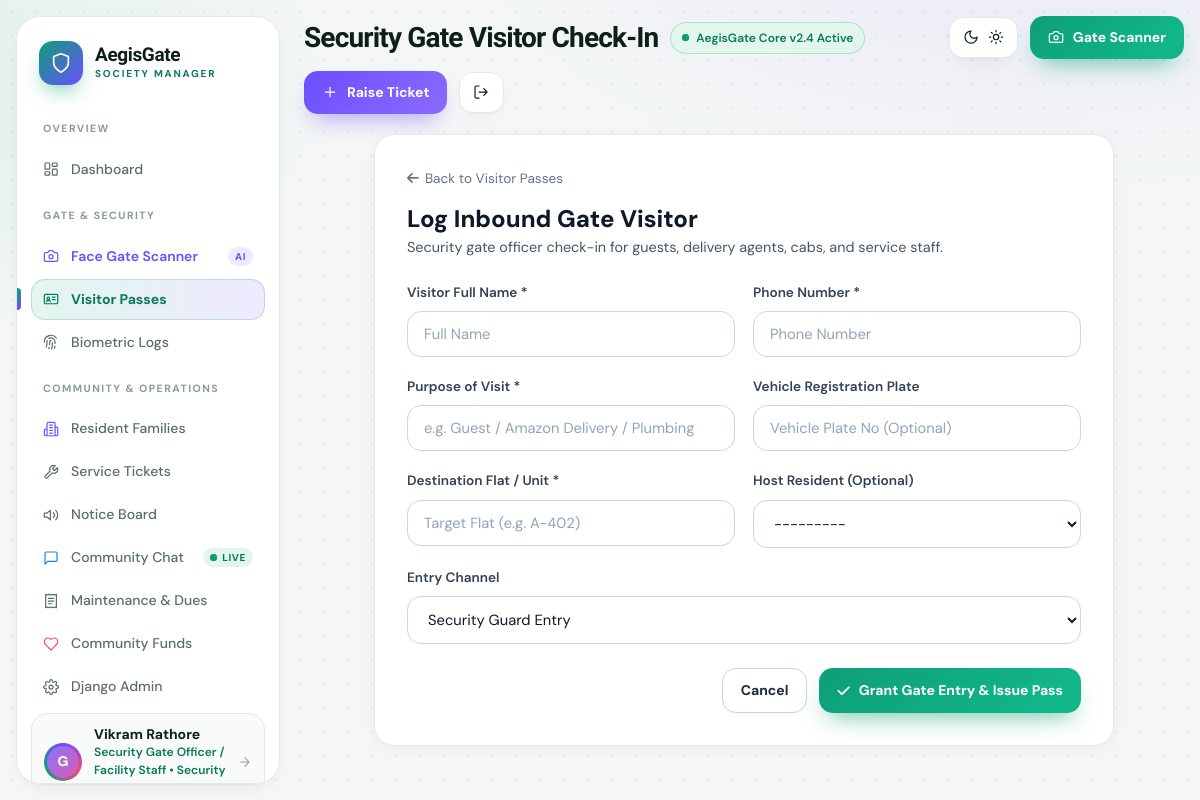
The page /visitors/checkin/ (signed in) on the database its author committed.
### society_app/models.py (models this page shows, shortened)
class User(AbstractUser):
    ROLE_CHOICES = (
        ('ADMIN', 'Society Admin / Committee Board'),
        ('STAFF', 'Security Gate Officer / Facility Staff'),
        ('RESIDENT', 'Resident Member'),
    )
    role = models.CharField(max_length=20, choices=ROLE_CHOICES, default='RESIDENT')
    phone_number = models.CharField(max_length=20, blank=True)
    flat_number = models.CharField(max_length=20, blank=True, help_text="e.g. A-402")
    block_tower = models.CharField(max_length=50, blank=True, help_text="e.g. Tower 1 / Emerald Block")
    family_members_count = models.PositiveIntegerField(
        default=1,
        blank=True,
        null=True,
        help_text="Total number of family members residing in this unit"
    )
    family_details = models.TextField(
        blank=True,
        default='',
        help_text="Family members description with names and ages (e.g. Jane Doe - Age 34, Tommy Doe - Age 8)"
    )
    lives_here = models.BooleanField(
        default=True,
        help_text="Specifies whether staff/resident lives on premises"
    )
    avatar = models.ImageField(upload_to='avatars/', blank=True, null=True)
    face_photo = models.ImageField(upload_to='face_profiles/', blank=True, null=True, help_text="Reference face photo for gate recognition")
    face_encoding = models.TextField(blank=True, null=True, help_text="Serialized facial feature descriptor")
    vehicle_number = models.CharField(max_length=30, blank=True, help_text="e.g. KA-01-MJ-4521")
    emergency_contact = models.CharField(max_length=50, blank=True)
    is_verified_resident = models.BooleanField(default=True)
    google_id = models.CharField(max_length=150, blank=True, null=True, help_text="Google OAuth UID/Sub")
    google_avatar_url = models.URLField(max_length=500, blank=True, null=True)
    is_google_verified = models.BooleanField(default=False)
    @property
    def is_admin_role(self):
        return self.role == 'ADMIN' or self.is_superuser
    @property
    def is_staff_role(self):
        return self.role in ['ADMIN', 'STAFF'] or self.is_staff
    def __str__(self):
        unit = f" [{self.flat_number}]" if self.flat_number else ""
        return f"{self.get_full_name() or self.username} ({self.get_role_display()}){unit}"

### society_app/views.py (the view)
# urls.py: path('visitors/checkin/', views.visitor_checkin_view, name='visitor_checkin'),
@login_required
def visitor_checkin_view(request):
    if not (request.user.is_admin_role or request.user.is_staff_role):
        messages.error(request, "Only security staff can perform physical visitor check-ins.")
        return redirect('visitor_list')
    if request.method == 'POST':
        form = VisitorCheckinForm(request.POST)
        if form.is_valid():
            visitor = form.save()
            messages.success(request, f"Visitor {visitor.visitor_name} checked in! Pass Code: {visitor.pass_code}")
            return redirect('visitor_list')
    else:
        form = VisitorCheckinForm()
    return render(request, 'visitors/checkin.html', {'form': form})

### society_app/forms.py
class VisitorCheckinForm(forms.ModelForm):
    class Meta:
        model = VisitorLog
        fields = ['visitor_name', 'phone_number', 'purpose', 'flat_number', 'visiting_resident', 'vehicle_number', 'entry_type']
        widgets = {
            'visitor_name': forms.TextInput(attrs={'class': 'form-input', 'placeholder': 'Full Name'}),
            'phone_number': forms.TextInput(attrs={'class': 'form-input', 'placeholder': 'Phone Number'}),
            'purpose': forms.TextInput(attrs={'class': 'form-input', 'placeholder': 'e.g. Guest / Amazon Delivery / Plumbing'}),
            'flat_number': forms.TextInput(attrs={'class': 'form-input', 'placeholder': 'Target Flat (e.g. A-402)'}),
            'visiting_resident': forms.Select(attrs={'class': 'form-select'}),
            'vehicle_number': forms.TextInput(attrs={'class': 'form-input', 'placeholder': 'Vehicle Plate No (Optional)'}),
            'entry_type': forms.Select(attrs={'class': 'form-select'}),
        }

### society_app/context_processors.py (called while the page is built)
def google_auth_settings(request):
    return {
        'GOOGLE_CLIENT_ID': getattr(settings, 'GOOGLE_CLIENT_ID', ''),
        'google_verified_user': request.session.get('google_user'),
    }

### templates/visitors/checkin.html (shortened to what this page needs)
{% extends 'base.html' %}
{% block page_title %}Security Gate Visitor Check-In{% endblock %}
{% block content %}
<div style="max-width: 740px; margin: 0 auto;">
  <div class="glass-panel" style="padding: 32px;">
    <div style="margin-bottom: 24px;">
      <a href="{% url 'visitor_list' %}" style="color: var(--text-dim); text-decoration: none; font-size: 0.85rem; display: inline-flex; align-items: center; gap: 6px; margin-bottom: 12px;">
        <i class="fa-solid fa-arrow-left"></i> Back to Visitor Passes
      </a>
      <h2 style="font-size: 1.5rem; font-weight: 800;">Log Inbound Gate Visitor</h2>
      <p style="color: var(--text-muted); font-size: 0.9rem;">
        Security gate officer check-in for guests, delivery agents, cabs, and service staff.
      </p>
    </div>
    <form method="POST">
      <div style="display: grid; grid-template-columns: 1fr 1fr; gap: 18px;">
        <div class="form-group">
          <label class="form-label">Visitor Full Name *</label>
          {{ form.visitor_name }}
        </div>
        <div class="form-group">
          <label class="form-label">Phone Number *</label>
          {{ form.phone_number }}
        </div>
      </div>
      <div style="display: grid; grid-template-columns: 1fr 1fr; gap: 18px;">
        <div class="form-group">
          <label class="form-label">Purpose of Visit *</label>
          {{ form.purpose }}
        </div>
        <div class="form-group">
          <label class="form-label">Vehicle Registration Plate</label>
          {{ form.vehicle_number }}
        </div>
      </div>
      <div style="display: grid; grid-template-columns: 1fr 1fr; gap: 18px;">
        <div class="form-group">
          <label class="form-label">Destination Flat / Unit *</label>
          {{ form.flat_number }}
        </div>
        <div class="form-group">
          <label class="form-label">Host Resident (Optional)</label>
          {{ form.visiting_resident }}
        </div>
      </div>
      <div class="form-group">
        <label class="form-label">Entry Channel</label>
        {{ form.entry_type }}
      </div>
      <div style="display: flex; justify-content: flex-end; gap: 12px; margin-top: 24px;">
        <a href="{% url 'visitor_list' %}" class="btn btn-secondary">Cancel</a>
        <button type="submit" class="btn btn-primary">
          <i class="fa-solid fa-check"></i> Grant Gate Entry & Issue Pass
        </button>
      </div>
    </form>
  </div>
</div>
{% endblock %}

### templates/base.html (shortened to what this page needs)
{% load static %}
<!DOCTYPE html>
<html lang="en">
<head>
  <link rel="stylesheet" href="https://cdnjs.cloudflare.com/ajax/libs/font-awesome/6.4.0/css/all.min.css">
  <link rel="stylesheet" href="{% static 'css/styles.css' %}">
</head>
<body>
  <div class="app">
    {% if user.is_authenticated %}
    <aside class="side" id="side" aria-label="Main navigation">
      <a href="{% url 'dashboard' %}" class="brand">
        <div class="brand-mark">
          <svg class="i"><use href="#i-shield"/></svg>
        </div>
        <div>
          <b>AegisGate</b>
          <small>SOCIETY MANAGER</small>
        </div>
      </a>
      <div class="nav-label">OVERVIEW</div>
      <nav class="nav">
        <a href="{% url 'dashboard' %}" class="nav-item {% if request.resolver_match.url_name == 'dashboard' %}active{% endif %}">
          <svg class="i"><use href="#i-grid"/></svg>
          <span>Dashboard</span>
        </a>
      </nav>
      <div class="nav-label">GATE &amp; SECURITY</div>
      <nav class="nav">
        <a href="{% url 'face_terminal' %}" class="nav-item {% if request.resolver_match.url_name == 'face_terminal' %}active{% endif %}">
          <svg class="i" style="color: var(--violet);"><use href="#i-camera"/></svg>
          <span style="font-weight: 600; color: var(--violet);">Face Gate Scanner</span>
          <span class="tag tag-ai">AI</span>
        </a>
        <a href="{% url 'visitor_list' %}" class="nav-item {% if 'visitor' in request.resolver_match.url_name %}active{% endif %}">
          <svg class="i"><use href="#i-id"/></svg>
          <span>Visitor Passes</span>
        </a>
        <a href="{% url 'biometric_logs' %}" class="nav-item {% if request.resolver_match.url_name == 'biometric_logs' %}active{% endif %}">
          <svg class="i"><use href="#i-finger"/></svg>
          <span>Biometric Logs</span>
        </a>
      </nav>
      <div class="nav-label">COMMUNITY &amp; OPERATIONS</div>
      <nav class="nav">
        {% if user.is_admin_role or user.is_staff_role %}
        <a href="{% url 'resident_list' %}" class="nav-item {% if request.resolver_match.url_name == 'resident_list' %}active{% endif %}">
          <svg class="i" style="color: var(--violet);"><use href="#i-building"/></svg>
          <span>Resident Families</span>
        </a>
        {% endif %}
        <a href="{% url 'ticket_list' %}" class="nav-item {% if 'ticket' in request.resolver_match.url_name %}active{% endif %}">
          <svg class="i"><use href="#i-wrench"/></svg>
          <span>Service Tickets</span>
        </a>
        <a href="{% url 'notice_list' %}" class="nav-item {% if 'notice' in request.resolver_match.url_name %}active{% endif %}">
          <svg class="i"><use href="#i-notice"/></svg>
          <span>Notice Board</span>
        </a>
        <a href="{% url 'community_chat' %}" class="nav-item {% if request.resolver_match.url_name == 'community_chat' %}active{% endif %}">
          <svg class="i" style="color: var(--sky);"><use href="#i-chat"/></svg>
          <span>Community Chat</span>
          <span class="tag tag-live"><i class="dot"></i>LIVE</span>
        </a>
        <a href="{% url 'maintenance_list' %}" class="nav-item {% if 'maintenance' in request.resolver_match.url_name %}active{% endif %}">
          <svg class="i"><use href="#i-receipt"/></svg>
          <span>Maintenance &amp; Dues</span>
        </a>
        <a href="{% url 'funds_list' %}" class="nav-item {% if 'fund' in request.resolver_match.url_name %}active{% endif %}">
          <svg class="i" style="color: var(--rose);"><use href="#i-heart"/></svg>
          <span>Community Funds</span>
        </a>
        {% if user.is_admin_role or user.is_staff_role %}
        <a href="/admin/" target="_blank" rel="noopener noreferrer" class="nav-item">
          <svg class="i"><use href="#i-settings"/></svg>
          <span>Django Admin</span>
        </a>
        {% endif %}
      </nav>
      <a href="{% url 'profile' %}" class="me" title="View &amp; Edit Profile">
        <div class="avatar">
          {% if user.avatar %}
            <img src="{{ user.avatar.url }}" alt="avatar" style="width: 100%; height: 100%; border-radius: 50%; object-fit: cover;">
          {% else %}
            <span>{{ user.username|make_list|first|upper }}</span>
          {% endif %}
        </div>
        <div style="min-width: 0; flex: 1;">
          <b style="white-space: nowrap; overflow: hidden; text-overflow: ellipsis; display: block;">{{ user.get_full_name|default:user.username }}</b>
          <small>{{ user.get_role_display }}{% if user.flat_number %} • {{ user.flat_number }}{% endif %}</small>
        </div>
        <svg class="i" style="width: 14px !important; height: 14px !important; color: var(--faint);"><use href="#i-arrow"/></svg>
      </a>
    </aside>
    {% endif %}
    <main class="main" style="{% if not user.is_authenticated %}grid-column: 1 / -1; max-width: 1000px; margin: 40px auto; width: 100%;{% endif %}">
      {% if user.is_authenticated %}
      <header class="topbar">
        <h1>{% block page_title %}Overview{% endblock %}</h1>
        <span class="chip ok chip-core"><i class="dot"></i>AegisGate Core v2.4 Active</span>
        <button class="btn btn-icon theme-btn" id="themeBtn" aria-label="Toggle theme" title="Switch between light and dark theme">
          <svg class="i ti-moon"><use href="#i-moon"/></svg>
          <svg class="i ti-sun"><use href="#i-sun"/></svg>
        </button>
        <a href="{% url 'face_terminal' %}" class="btn btn-primary">
          <svg class="i"><use href="#i-camera"/></svg>
          <span>Gate Scanner</span>
        </a>
        <a href="{% url 'ticket_create' %}" class="btn btn-violet">
          <svg class="i"><use href="#i-plus"/></svg>
          <span>Raise Ticket</span>
        </a>
        <a href="{% url 'logout' %}" class="btn btn-icon" title="Log out" aria-label="Log out">
          <svg class="i"><use href="#i-logout"/></svg>
        </a>
      </header>
      {% endif %}
      {% block content %}{% endblock %}
    </main>
  </div>
</body>
</html>

### rows shown on the page
User: username|make_list "G", get_full_name "Vikram Rathore", role "Security Gate Officer / Facility Staff", flat_number "Security…"
